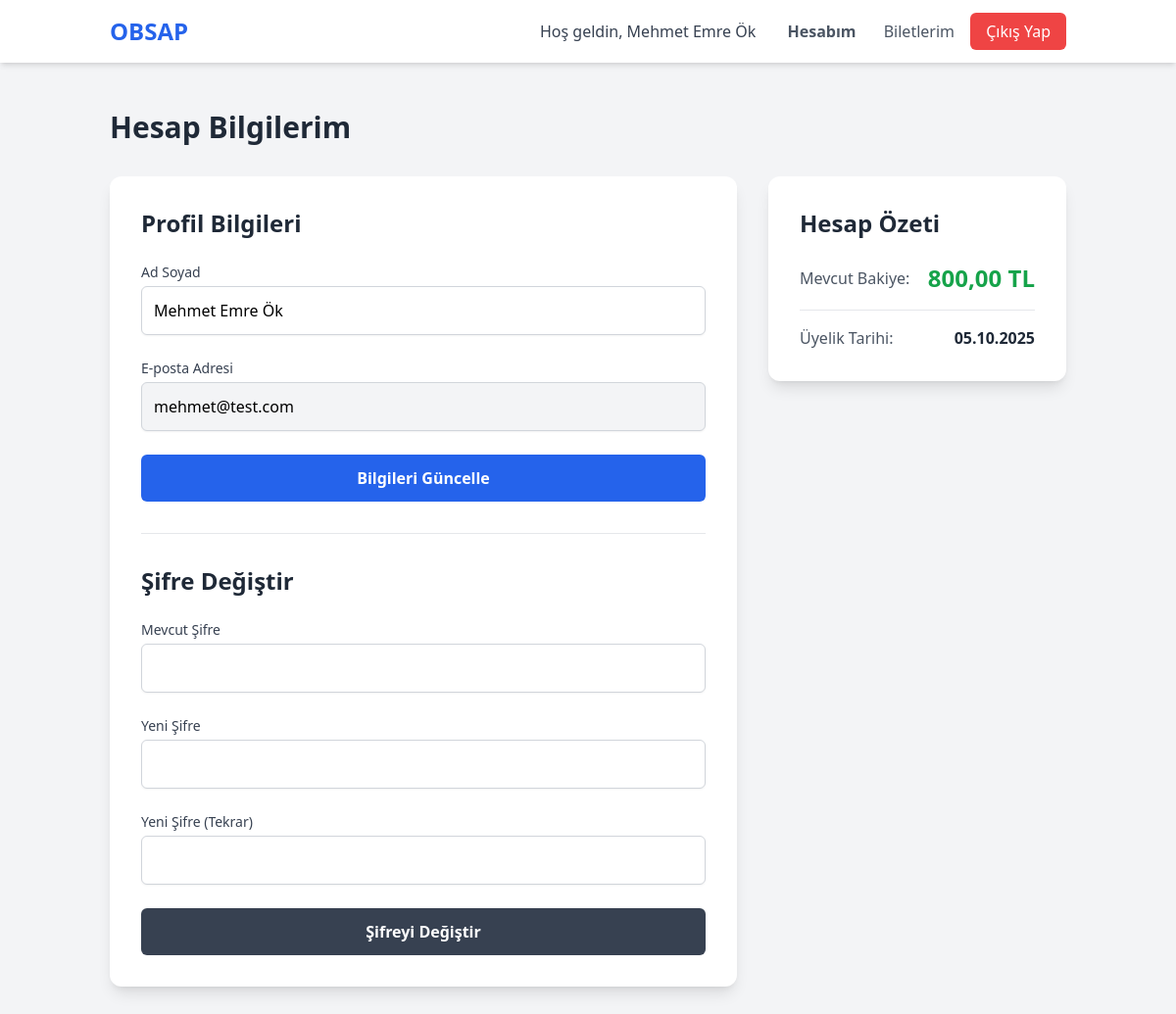
Page /my-account.php (signed in) on the committed database.
### tables this page shows
CREATE TABLE User(
id TEXT PRIMARY KEY,
full_name TEXT,
email TEXT UNIQUE NOT NULL,
role TEXT NOT NULL CHECK(role IN('user', 'company', 'admin')),
password TEXT NOT NULL,
company_id TEXT,
balance REAL DEFAULT 800,
created_at TIMESTAMP NOT NULL,
FOREIGN KEY(company_id) REFERENCES Bus_Company (id));

### my-account.php (the view, shortened to what this page needs)
<?php
require 'config.php';
$user_id = $_SESSION['user_id'];
try {
    $stmt = $pdo->prepare("SELECT full_name, email, balance, created_at FROM User WHERE id = :user_id");
    $stmt->execute([':user_id' => $user_id]);
    $user = $stmt->fetch(PDO::FETCH_ASSOC);
} catch (PDOException $e) {
    die("Kullanıcı bilgileri alınırken bir hata oluştu.");
}
$kullanici_adi = htmlspecialchars($user['full_name']);
?>
<!DOCTYPE html>
<html lang="tr">
<head>
    <link href="/dist/output.css" rel="stylesheet">
</head>
<body class="bg-gray-100">
    <header class="bg-white shadow-md">
        <nav class="container mx-auto px-6 py-4">
            <div class="flex justify-between items-center">
                <a href="/" class="text-2xl font-bold text-blue-600">OBSAP</a>
                <div>
                    <span class="text-gray-700 font-medium mr-4">Hoş geldin, <?php echo $kullanici_adi; ?></span>
                    <a href="my-account.php" class="text-gray-600 font-bold text-blue-600 px-3 py-2">Hesabım</a>
                    <a href="my-tickets.php" class="text-gray-600 hover:text-blue-600 px-3 py-2">Biletlerim</a>
                    <a href="logout.php" class="bg-red-500 text-white rounded-md px-4 py-2 hover:bg-red-600">Çıkış Yap</a>
                </div>
            </div>
        </nav>
    </header>
    <main class="container mx-auto px-6 py-12">
        <h1 class="text-3xl font-bold text-gray-800 mb-8">Hesap Bilgilerim</h1>
        <div class="grid grid-cols-1 md:grid-cols-3 gap-8">
            <div class="md:col-span-2 bg-white p-8 rounded-xl shadow-lg">
                <h2 class="text-2xl font-bold text-gray-800 mb-6">Profil Bilgileri</h2>
                <form action="my-account.php" method="POST" class="space-y-6">
                    <div>
                        <label for="full_name" class="block text-sm font-medium text-gray-700">Ad Soyad</label>
                        <input type="text" id="full_name" name="full_name" value="<?php echo htmlspecialchars($user['full_name']); ?>" class="mt-1 block w-full p-3 border border-gray-300 rounded-md shadow-sm focus:ring-blue-500 focus:border-blue-500">
                    </div>
                    <div>
                        <label for="email" class="block text-sm font-medium text-gray-700">E-posta Adresi</label>
                        <input type="email" id="email" name="email" value="<?php echo htmlspecialchars($user['email']); ?>" class="mt-1 block w-full p-3 border border-gray-300 rounded-md shadow-sm bg-gray-100 cursor-not-allowed" readonly>
                    </div>
                    <div>
                        <button type="submit" name="update_profile" class="w-full bg-blue-600 text-white font-bold p-3 rounded-md hover:bg-blue-700">Bilgileri Güncelle</button>
                    </div>
                </form>
                <hr class="my-8">
                <h2 class="text-2xl font-bold text-gray-800 mb-6">Şifre Değiştir</h2>
                <form action="my-account.php" method="POST" class="space-y-6">
                    <div>
                        <label for="current_password" class="block text-sm font-medium text-gray-700">Mevcut Şifre</label>
                        <input type="password" id="current_password" name="current_password" class="mt-1 block w-full p-3 border border-gray-300 rounded-md shadow-sm" required>
                    </div>
                    <div>
                        <label for="new_password" class="block text-sm font-medium text-gray-700">Yeni Şifre</label>
                        <input type="password" id="new_password" name="new_password" class="mt-1 block w-full p-3 border border-gray-300 rounded-md shadow-sm" required>
                    </div>
                    <div>
                        <label for="confirm_password" class="block text-sm font-medium text-gray-700">Yeni Şifre (Tekrar)</label>
                        <input type="password" id="confirm_password" name="confirm_password" class="mt-1 block w-full p-3 border border-gray-300 rounded-md shadow-sm" required>
                    </div>
                    <div>
                        <button type="submit" name="change_password" class="w-full bg-gray-700 text-white font-bold p-3 rounded-md hover:bg-gray-800">Şifreyi Değiştir</button>
                    </div>
                </form>
            </div>
            <div class="bg-white p-8 rounded-xl shadow-lg h-fit">
                <h2 class="text-2xl font-bold text-gray-800 mb-6">Hesap Özeti</h2>
                <div class="space-y-4">
                    <div class="flex justify-between items-center">
                        <span class="text-gray-600 font-medium">Mevcut Bakiye:</span>
                        <span class="text-2xl font-bold text-green-600"><?php echo number_format($user['balance'], 2, ',', '.'); ?> TL</span>
                    </div>
                    <div class="flex justify-between items-center pt-4 border-t">
                        <span class="text-gray-600 font-medium">Üyelik Tarihi:</span>
                        <span class="font-semibold text-gray-800"><?php echo date('d.m.Y', strtotime($user['created_at'])); ?></span>
                    </div>
                </div>
            </div>
        </div>
    </main>
</body>
</html>

### rows in the picture
user: full_name "Mehmet Emre Ök", email "mehmet@test.com", balance "800,00", created_at "05.10.2025"
